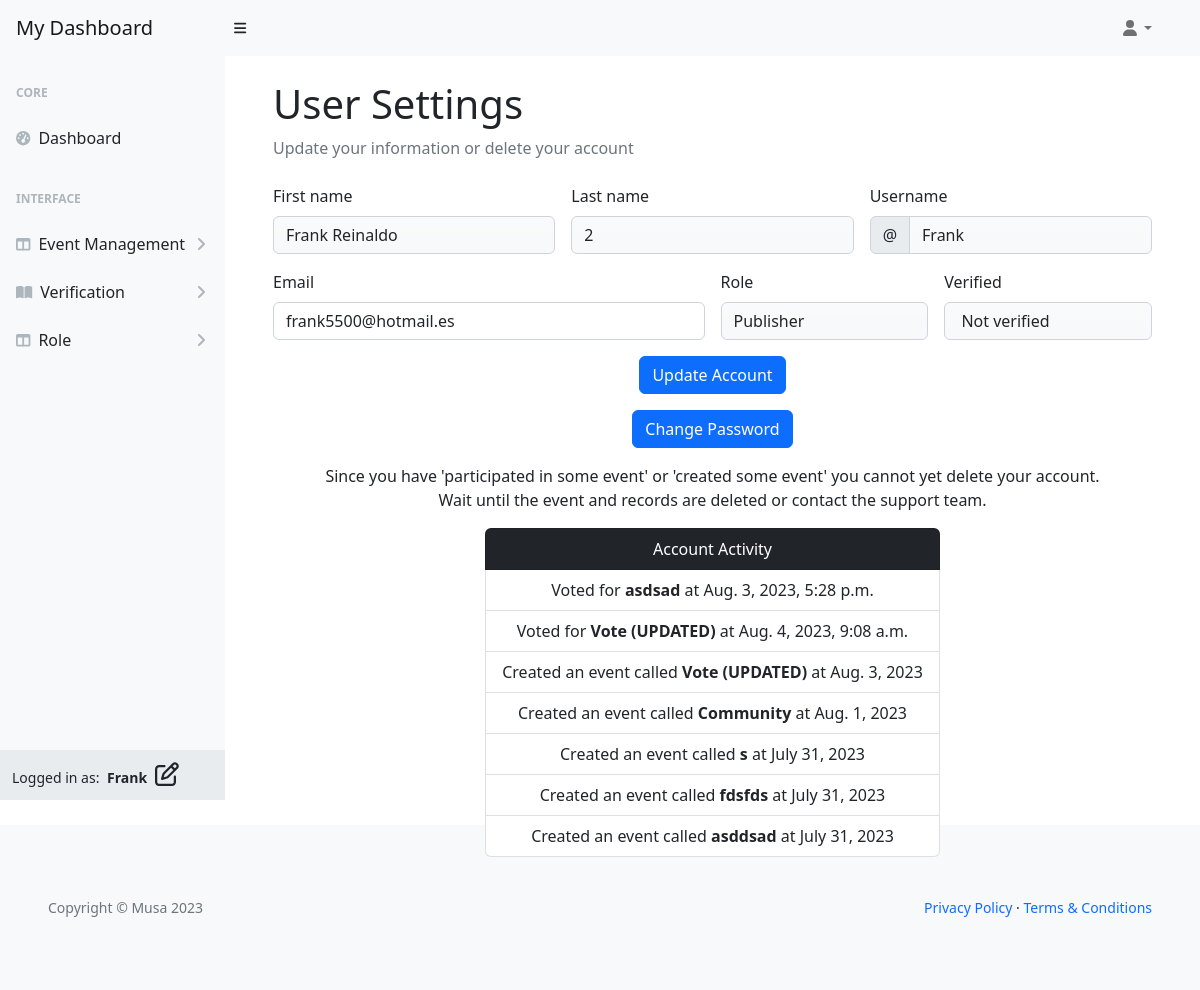
The app's page /user/settings/ (signed in), older data.
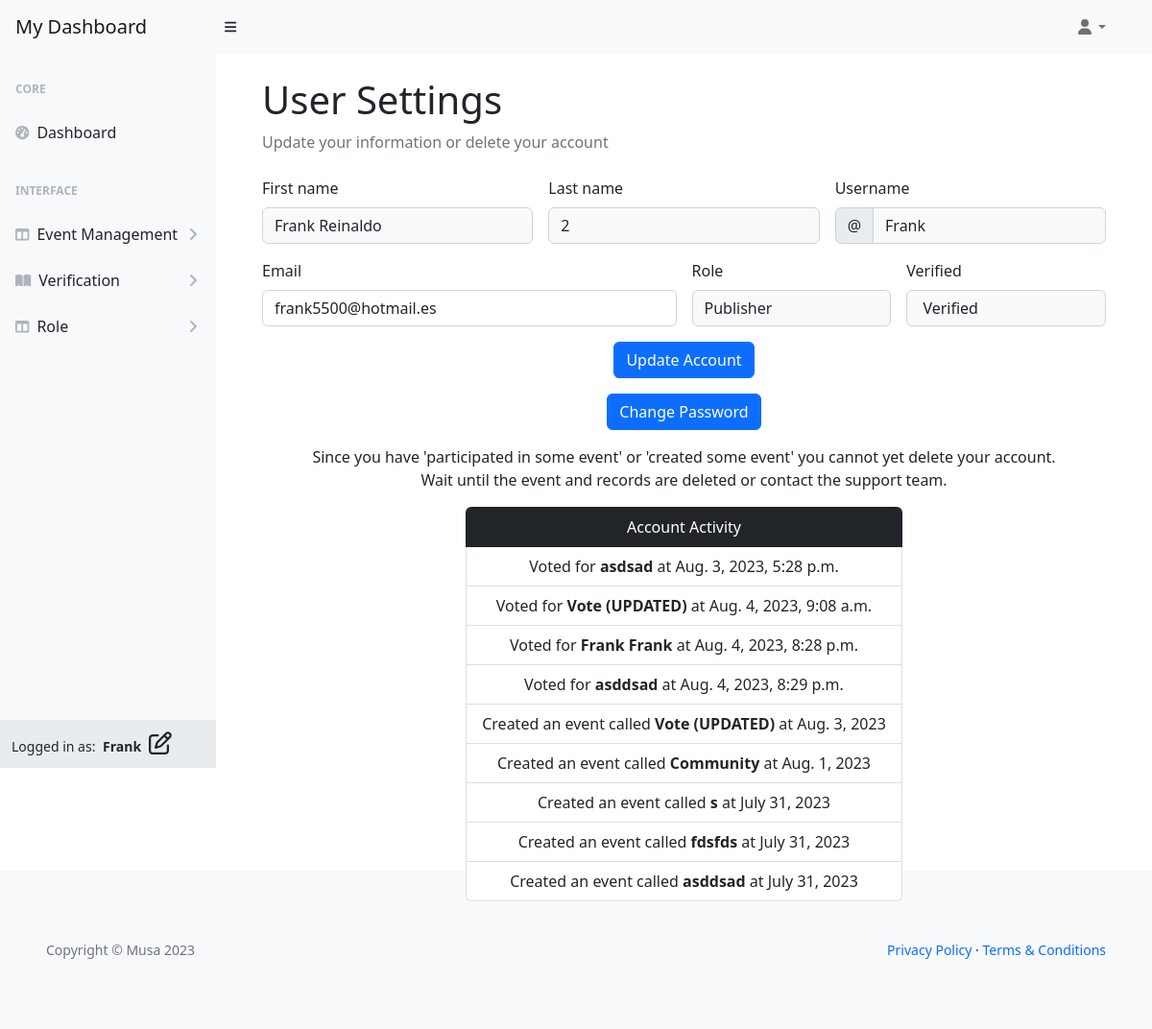
The same page, newer data.
### musa/models.py (models this page shows, shortened)
class UserProfile(AbstractUser):
    verified = models.BooleanField(default=False)
    role = models.IntegerField(choices=ROLES, default=0)
    user_card = models.ManyToManyField(
        'vote_management.VoteCard', through='vote_management.VoteRecord', related_name='user_cards')
    class Meta:
        ordering = ['username']

### vote_management/models.py (models this page shows, shortened)
class VoteRecord(models.Model):
    voter = models.ForeignKey(
        'musa.UserProfile', on_delete=models.CASCADE, related_name="voter_record")
    vote_card = models.ForeignKey(
        VoteCard, on_delete=models.CASCADE, related_name="votecard_record")
    elected_person = models.ForeignKey('ElectedPerson',
                                       on_delete=models.CASCADE,
                                       related_name="elected_record")
    timestamp = models.DateTimeField(auto_now_add=True)
    class Meta:
        ordering = ['timestamp']

class VoteCard(models.Model):
    title = models.CharField(max_length=80, unique=True)
    slug = models.SlugField(max_length=200, unique=True)
    author = models.ForeignKey(
        'musa.UserProfile', on_delete=models.CASCADE, related_name="card_author")
    category = models.ForeignKey(
        Category, on_delete=models.CASCADE, related_name="categories")
    mission = models.CharField(max_length=80)
    location = models.CharField(max_length=80)
    description = models.TextField(max_length=264)
    expire = models.DateField()
    event_image = CloudinaryField('image', default='placeholder')
    vote_record = models.ManyToManyField('musa.UserProfile', through='VoteRecord',
                                         related_name='user_votes', blank=True)
    candidates = models.ManyToManyField('ElectedPerson', related_name='vote_cards',
                                        blank=True)
    status = models.IntegerField(choices=STATUS, default=0)
    excerpt = models.TextField(blank=True)
    type = models.IntegerField(choices=CARD_TYPE, default=0)
    created_on = models.DateField(auto_now_add=True)
    class Meta:
        ordering = ['-created_on']
    def __str__(self):
        return self.title

### user_profile/views.py (the view, shortened to what this page needs)
# urls.py: path('user/settings/', UserSettings.as_view(),
class UserSettings(UpdateView):
    model = UserProfile
    form_class = UserProfileForm
    template_name = 'backend/user-dashboard/settings.html'
    context_object_name = 'user_settings'
    def get_object(self, queryset=None):
        return self.request.user

### user_profile/views.py
class UserProfileForm(forms.ModelForm):
    class Meta:
        model = UserProfile
        fields = ['first_name', 'last_name', 'email']

### templates/backend/user-dashboard/settings.html (shortened to what the changed rows need)
{% extends "backend/user-dashboard/base.html" %}
{% load i18n %}
{% block content%}
<div id="layoutSidenav_content">
    <main>
        <div class="container-fluid px-5">
            <h1 class="mt-4">User Settings</h1>
            <form class="row g-3 needs-validation" method="POST" action="{% url 'user_settings' %}" novalidate>
                {% if user_settings.role == 0 %}
                <div class="col-md-4">
                    <label for="validationCustom01" class="form-label">First name</label>
                    <input type="text" class="form-control" id="validationCustom01"
                        value="{{ user_settings.first_name}}" name="first_name" required>
                    <div class="valid-feedback">
                        Looks good!
                    </div>
                </div>
                <div class="col-md-4">
                    <label for="validationCustom02" class="form-label">Last name</label>
                    <input type="text" class="form-control" id="validationCustom02" value="{{ user_settings.last_name}}"
                        name="last_name" required>
                    <div class="valid-feedback">
                        Looks good!
                    </div>
                </div>
                {% else %}
                <div class="col-md-4">
                    <label for="validationCustom01" class="form-label">First name</label>
                    <input type="text" class="form-control bg-light bg-gradient" id="validationCustom01"
                        value="{{ user_settings.first_name}}" name="first_name" readonly required>
                </div>
                <div class="col-md-4">
                    <label for="validationCustom02" class="form-label">Last name</label>
                    <input type="text" class="form-control bg-light bg-gradient" id="validationCustom02"
                        value="{{ user_settings.last_name}}" name="last_name" readonly required>
                </div>
                {% endif %}
                <div class="col-md-4">
                    <div class="input-group has-validation">
                        <span class="input-group-text" id="inputGroupPrepend">@</span>
                        <input type="text" value="{{ user_settings.username}}" class="form-control bg-light bg-gradient"
                            id="validationCustomUsername" name="username" aria-describedby="inputGroupPrepend" readonly
                            required>
                    </div>
                </div>
                <div class="col-md-6">
                    <label for="validationCustom03" class="form-label">Email</label>
                    <input type="email" value="{{ user_settings.email}}"
                        class="form-control {% if form.errors.email %}is-invalid{% endif %}" id="validationCustom03"
                        name="email" required>
                </div>
                <div class="col-md-3">
                    <label for="validationCustom04" class="form-label">Role</label>
                    <input type="text" value="{{ user_settings.get_role_display}}" name="role"
                        class="form-control bg-light bg-gradient" id="validationCustom04" required readonly>
                </div>
                <div class="col-md-3">
                    <label for="validationCustom05" class="form-label">Verified</label>
                    <input type="text"
                        value="{% if user_settings.verified == 1 %} Verified {% else %} Not verified {% endif %}"
                        name="verified" class="form-control bg-light bg-gradient" id="validationCustom05" required
                        readonly>
                </div>
                {% if user_settings.user_votes.all or user_settings.card_author.exists %}
                <div class="col-12 text-center">
                    <ul class="list-group d-inline-block">
                        <li class="list-group-item bg-dark text-white" aria-current="true">Account Activity</li>
                        {% for voter in user_settings.voter_record.all %}
                        <li class="list-group-item">Voted for <strong>{{ voter.vote_card }} </strong>at
                            {{ voter.timestamp }}</li>
                        {% endfor %}
                        {% for card in user_settings.card_author.all %}
                        <li class="list-group-item">Created an event called <strong>{{ card.title }} </strong>at
                            {{ card.created_on }}</li>
                        {% endfor %}
                    </ul>
                </div>
                {% else %}
                <div class="col-12 text-center">
                    <a class="btn btn-danger" href="{% url 'user_delete' %}">Delete Account</a>
                </div>
                {% endif %}
            </form>
        </div>
    </main>
</div>
{% endblock %}

### templates/backend/user-dashboard/base.html (shortened to what the changed rows need)
{% load static %}
{% now "Y-m-d" as current_date %}
<!DOCTYPE html>
<html lang="en">
<head>
    <link href="https://cdn.jsdelivr.net/npm/simple-datatables@7.1.2/dist/style.min.css" rel="stylesheet" />
    <link href="{% static 'user/css/styles.css' %}" rel="stylesheet" />
    <link href="{% static 'custom/css/style.css' %}" rel="stylesheet" />
</head>
<body class="sb-nav-fixed">
    <div id="layoutSidenav">
        <div id="layoutSidenav_nav">
            <nav class="sb-sidenav accordion sb-sidenav-light" id="sidenavAccordion">
                <div class="sb-sidenav-footer">
                    <div class="small">Logged in as:
                        <span class="px-1"><strong>{{ request.user.username }}
                                {% if request.user.role == 0 %}
                                <i class="fa-regular fa-user px-1 fs-4 text"></i>
                                {% elif request.user.role == 1 %}
                                <i class="fa-regular fa-pen-to-square px-1 fs-4 text"></i>
                                {% endif %}
                            </strong>
                        </span>
                    </div>
                </div>
            </nav>
        </div>
        {% block content %}
        {% endblock content %}
    </div>
</body>
</html>

Row changes from the older to the newer data that the page shows:
changed UserProfile "Frank": verified "Not verified" → "Verified"
added VoteRecord: vote_card "Frank Frank", timestamp "Aug. 4, 2023, 8:28 p.m."
added VoteRecord: vote_card "asddsad", timestamp "Aug. 4, 2023, 8:29 p.m."
